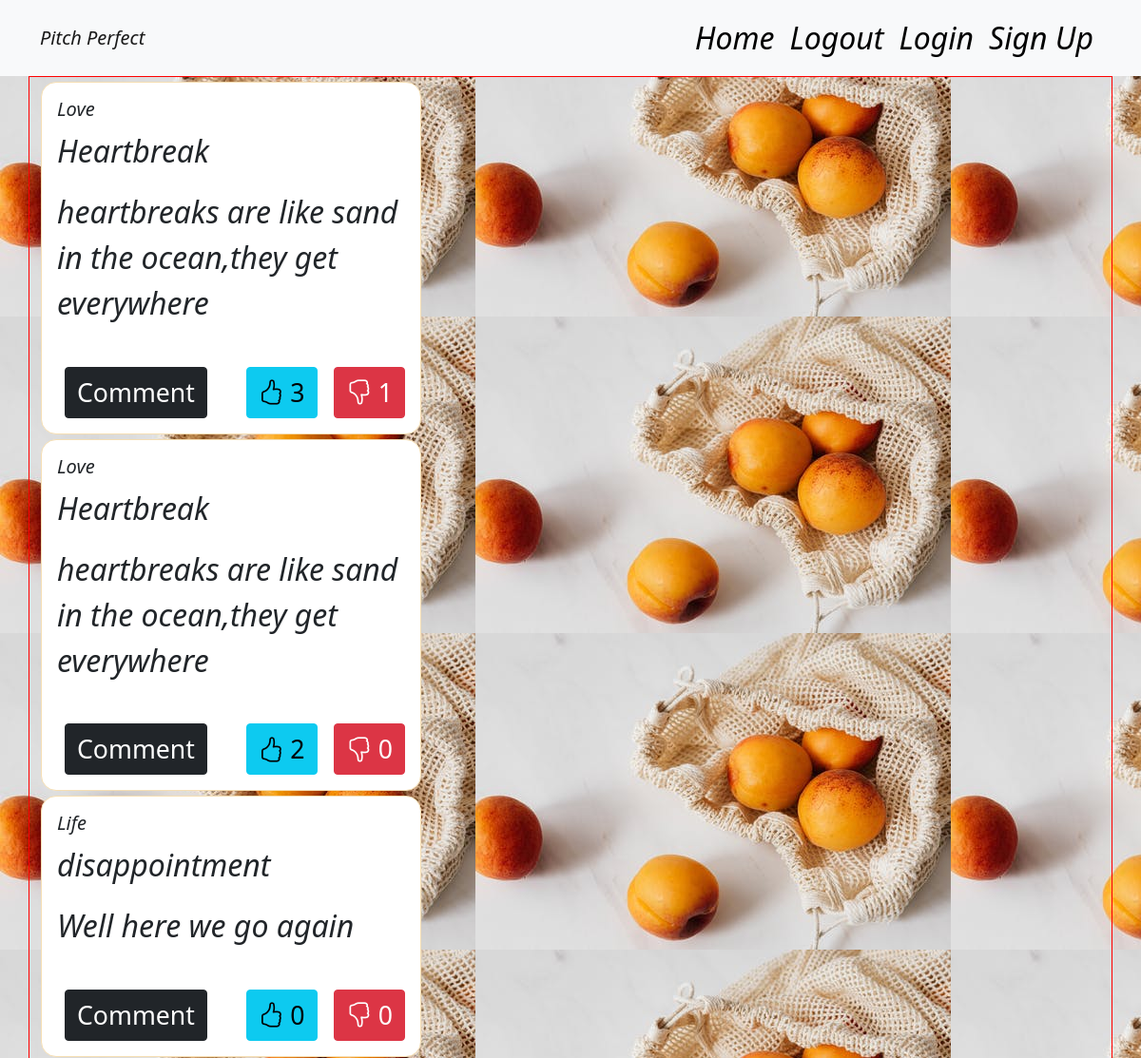
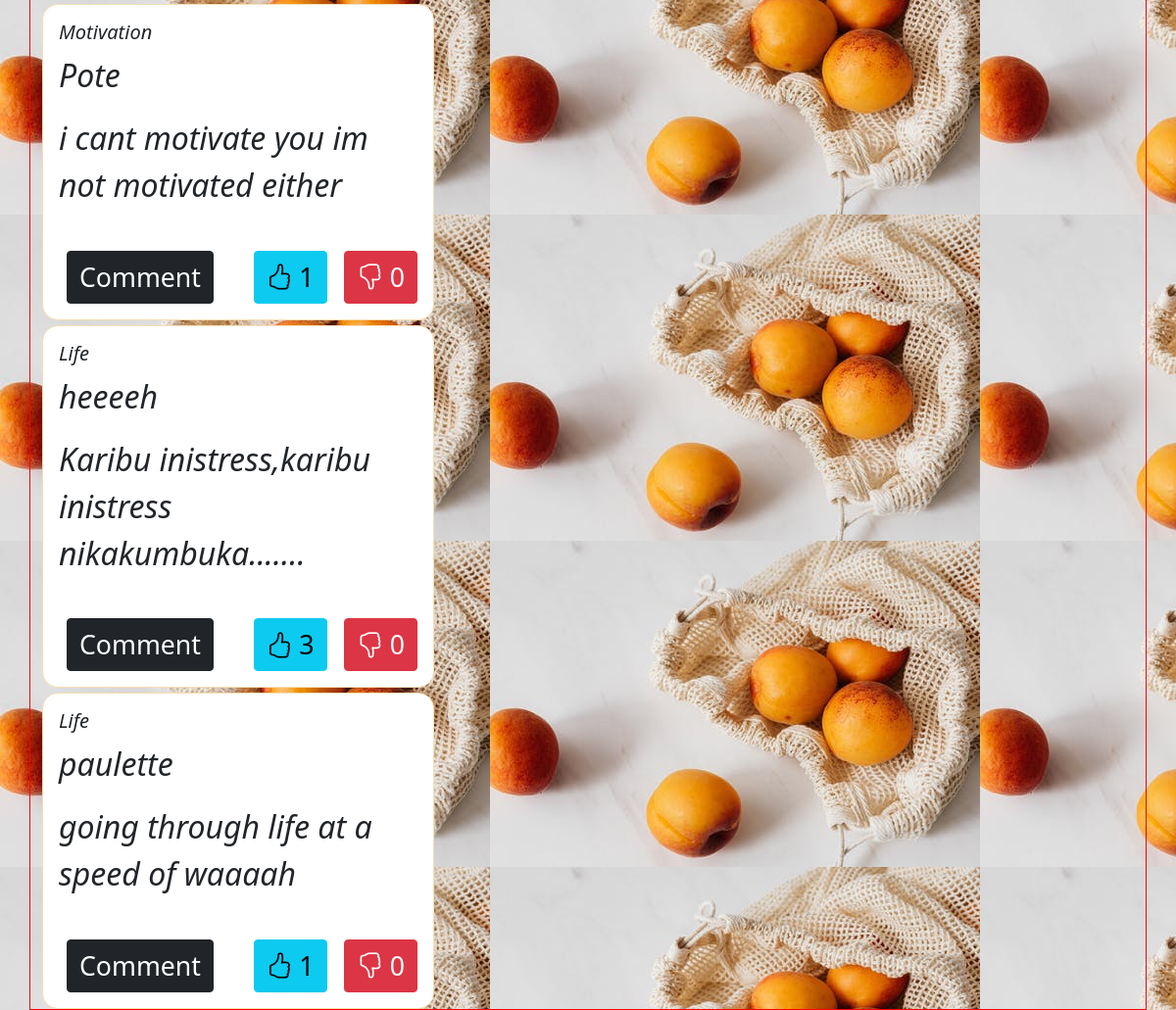
Page /pitches (signed in) on the committed database (2 pictures, top to bottom).
### app/models.py (models this page shows)
class Pitch(db.Model):
    __table_name__ = 'pitches'
    id = db.Column(db.Integer, primary_key=True)
    title = db.Column(db.String(255), nullable=False)
    category = db.Column(db.String(255), nullable=False)
    content = db.Column(db.String(255), nullable=False)
    user_id = db.Column(db.Integer, db.ForeignKey('user.id'))
    comment = db.relationship('Comment', backref='pitch', lazy='dynamic')
    upvotes = db.relationship('UpVote', backref='pitch', lazy='dynamic')
    downvotes = db.relationship('DownVote', backref='pitch', lazy='dynamic')
    date = db.Column(db.DateTime(timezone=True), default=func.now())

### app/main/views.py (the view)
@main.route('/pitches')
@login_required
def pitches():
    pitches = Pitch.query.all()
    for pitch in pitches:
        print(pitch.content)
    return render_template('display_pitch.html', pitches=pitches)

### app/__init__.py (called while the page is built)
def create_app(config_name):  # a method to instantiate our App
    app = Flask(__name__)
    app.config['SECRET_KEY'] = 'SECRET'
    app.config['SQLALCHEMY_DATABASE_URI'] = f'sqlite:///{DB_NAME}'
    db.init_app(app)  # initialise our db
    mail.init_app(app) # initialize our mail
    login_manager = LoginManager()
    login_manager.login_view = 'auth.login'
    login_manager.init_app(app)
    bootstrap = Bootstrap(app)
    @login_manager.user_loader
    def load_user(user_id):
        return User.query.get(int(user_id))
    app.config.from_object(config_options[config_name])
    from .main import main as main_blueprint
    from .auth import auth as auth_blueprint
    app.register_blueprint(main_blueprint)
    app.register_blueprint(auth_blueprint, url_prefix='/')
    from .models import User, Pitch
    create_database(app)
    return app

### app/templates/display_pitch.html
{% extends 'base.html'%}
{% from 'display_pitch_macro.html' import display_pitches%}
{% block content %}
<div>{{ display_pitches(pitches) }}</div>
{% endblock %}

### app/templates/base.html (shortened to what this page needs)
{% extends 'bootstrap/base.html'%}
     {% block styles %}
    <link href="https://cdn.jsdelivr.net/npm/bootstrap@5.0.2/dist/css/bootstrap.min.css" rel="stylesheet">
    <link rel="stylesheet" href="https://cdn.jsdelivr.net/npm/bootstrap-icons@1.8.1/font/bootstrap-icons.css">
    <link rel="stylesheet" href="https://maxcdn.bootstrapcdn.com/font-awesome/4.4.0/css/font-awesome.min.css">
    <link rel="stylesheet" href="{{ url_for('static', filename='css/styles.css')}}">
    {% endblock %}
{% block navbar %}
{% include 'navbar.html' %}
{% endblock %}

### app/templates/display_pitch_macro.html
{% extends 'base.html' %}
{% macro display_pitches(pitches) %}
<div class="container pitch">
    <div class="row">
        <div class="col-md-4">
           {% if pitches %}
          {% for pitch in pitches %}
           <div class="card pitchCard" style="width: 25rem;">
                <div class="card-body">
                    <h5 class="card-title">{{pitch.category}}</h5>
                    <p>{{pitch.title}}</p>
                    <p>{{pitch.content}}</p>
                    <div class="footer">
                        <div class="comments">
                            <a href="/comment/{{pitch.id}}"><button class="btn btn-dark">Comment</button></a>
                        </div>
                        <div class="votes">
                            <div class="upvote">
                            <a href="/like/{{pitch.id}}"><button class="btn btn-info"><i class="bi bi-hand-thumbs-up"></i> {{pitch.upvotes.count()}}</button></a>
                        </div>
                        <div class="downvote">
                            <a href="/dislike/{{pitch.id}}"><button class="btn btn-danger"><i class="bi bi-hand-thumbs-down"></i> {{pitch.downvotes.count()}}</button></a>
                        </div>
                        </div>
                    </div>
                </div>
           </div>
          {% endfor %}
         {% endif %}
        </div>
    </div>
</div>
{% endmacro %}

### app/templates/navbar.html (shortened to what this page needs)
<nav class="navbar navbar-expand-lg navbar-light bg-light">
  <div class="container">
    <a class="navbar-brand" href="#">Pitch Perfect</a>
    <div class="collapse navbar-collapse" id="navbarNav">
      <ul class="navbar-nav ms-auto">
          <li class="nav-item">
          <a class="nav-link"  href="/">Home</a>
        </li>
          <li class="nav-item">
          <a class="nav-link" href="/logout">Logout</a>
        </li>
        <li class="nav-item">
          <a class="nav-link"  href="/login">Login</a>
        </li>
        <li class="nav-item">
          <a class="nav-link" href="/sign-up">Sign Up</a>
        </li>
      </ul>
    </div>
  </div>
</nav>

### app/static/css/styles.css (style rules this page uses)
.nav-link { color: black !important; }
.card { border: 1px solid wheat; margin-top: 5px; }
.card-body { padding: 1rem; }
body { background-image: url("pexels-photo-4397920.jpeg"); font-style: italic; font-size: 2.0rem; }
.btn { margin-left: 0.3em; font-size: smaller; margin-top: 1em; }
.pitch { display: flex; align-items: center; justify-content: space-between; border: 1px solid red; }
.footer { display: flex; align-items: center; justify-content: space-between; }
.votes { display: flex; }
.pitchCard { border-radius: 0.5em; }
.downvote { margin-left: 0.3em; }

### rows in the picture
Pitch: category "Love", title "Heartbreak", content "heartbreaks are like sand in the ocean,they get everywhere", upvotes.count "3", downvotes.count "1"
Pitch: category "Love", title "Heartbreak", content "heartbreaks are like sand in the ocean,they get everywhere", upvotes.count "2", downvotes.count "0"
Pitch: category "Life", title "disappointment", content "Well here we go again", upvotes.count "0", downvotes.count "0"
Pitch: category "Motivation", title "Pote", content "i cant motivate you im not motivated either", upvotes.count "1", downvotes.count "0"
Pitch: category "Life", title "heeeeh", content "Karibu inistress,karibu inistress nikakumbuka.......", upvotes.count "3", downvotes.count "0"
Pitch: category "Life", title "paulette", content "going through life at a speed of waaaah", upvotes.count "1", downvotes.count "0"
